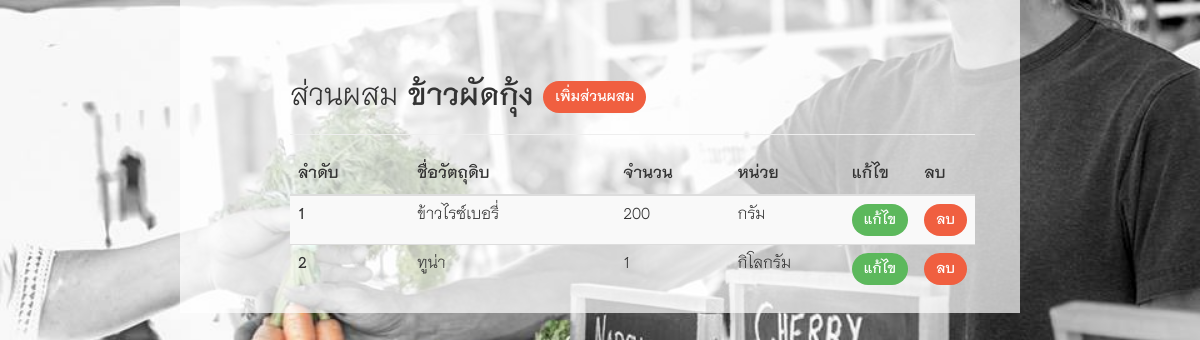
Screenshot of /menu/mixmenu.php?id=18 with the database file from the repository.
### tables this page shows
CREATE TABLE `menu` (
  `id_menu` int(11) NOT NULL,
  `key_menu` varchar(50) NOT NULL,
  `name_menu` varchar(500) DEFAULT NULL,
  `price_menu` varchar(500) DEFAULT NULL,
  `type_menu` varchar(50) DEFAULT '0'
);

CREATE TABLE `admixture` (
  `id_admixture` int(3) UNSIGNED ZEROFILL NOT NULL,
  `id_menu_adm` int(11) DEFAULT NULL,
  `id_stock_adm` int(11) DEFAULT NULL,
  `num_stock` int(11) DEFAULT NULL,
  `id_unit_adm` int(11) DEFAULT NULL,
  `adstatic` int(11) DEFAULT '0'
);

CREATE TABLE `stock` (
  `id_stock` int(11) NOT NULL,
  `name_stock` varchar(500) DEFAULT NULL,
  `amount_stock` double DEFAULT '0',
  `type_stock` varchar(50) DEFAULT '0',
  `type_unit` int(11) DEFAULT NULL
);

CREATE TABLE `unit` (
  `id_unit` int(11) NOT NULL,
  `name_unit` varchar(50) DEFAULT NULL,
  `type_unit` int(11) DEFAULT NULL,
  `value` double DEFAULT NULL
);

### menu/mixmenu.php (the view, shortened to what this page needs)
<?php
include '../function/style.php';
include '../function/conn.php';
include '../style.php';
?>
<html>
    <head>
    </head>
    <body>
        <?php
        $strid = null;
        if (isset($_GET["id"])) {
            $strid = $_GET["id"];
        }
        ?>
        <div class="col-sm-12 " style="margin-top:60px">
            <div class="col-sm-1"></div>
            <div class="col-sm-11"><h2>
                    ส่วนผสม
                    <b><?php
                        $sql = "select * from menu WHERE id_menu = " . $strid . "";
                        $query = mysqli_query($conn, $sql);
                        while ($result = mysqli_fetch_assoc($query)) {
                            echo $result['name_menu'];
                        }
                        ?></b>
                    <a type="button" class="btn btn-primary" data-toggle="modal" href="#mix">เพิ่มส่วนผสม</a>
                </h2><hr>
            </div>
            <div class="col-sm-1"></div>
            <div class="col-sm-11">
                <?php
                $strSQL = "SELECT * FROM ((admixture INNER JOIN menu ON admixture.id_menu_adm = menu.id_menu)"
                        . " INNER JOIN stock ON admixture.id_stock_adm = stock.id_stock)"
                        . " INNER JOIN unit ON admixture.id_unit_adm = unit.id_unit"
                        . " WHERE id_menu_adm = '" . $strid . "'";
                $Query = mysqli_query($conn, $strSQL);
                ?>
                <form name="frmMain" method="post" action="<?php echo $_SERVER["PHP_SELF"]; ?>?id=<?php echo $strid; ?>">
                    <table  class="table table-striped">
                        <thead>
                            <tr>
                                <th>ลำดับ</th>
                                <th>ชื่อวัตถุดิบ</th>
                                <th class="col-sm-2">จำนวน</th>
                                <th class="col-sm-2">หน่วย</th>
                                <th class="col-sm-1">แก้ไข</th>
                                <th class="col-sm-1">ลบ</th>
                            </tr>
                        </thead>
                        <?php
                        $c = 1;
                        while ($Result = mysqli_fetch_array($Query)) {
                            ?>
                            <?php
                            if ($Result["id_admixture"] == @$_GET["CusID"] and @ $_GET["Action"] == "Edit") {
                                ?>
                                <tr>
                                    <td><?php echo $c++; ?>
                                        <input type="hidden" name="hdnEdID"value="<?php echo $Result["id_admixture"]; ?>">
                                    </td>
                                    <td><?php echo $Result["name_stock"]; ?></td>
                                    <td><input class="form-control" type="number" name="txtEditNumber" value="<?php echo $Result["num_stock"]; ?>"></td>
                                    <td><select name="txtEditUnit" id="type" class="form-control">
                                            <?php
                                            $sql = "SELECT * FROM unit";
                                            $result = mysqli_query($conn, $sql);
                                            while ($data = mysqli_fetch_assoc($result)) {
                                                echo "<option value='" . $data["id_unit"] . "'>" . $data[name_unit] . "</option>";
                                            }
                                            ?>
                                        </select></td>
                                    <td><input class="btn btn-info" name="btnAdd" type="button" id="btnUpdate" value="บันทึก" OnClick="frmMain.hdnCmd.value = 'Update';frmMain.submit();">
                                    </td>
                                    <td><input class="btn btn-default" name="btnAdd" type="button" id="btnCancel" value="ยกเลิก" OnClick="window.location = '<?php echo $_SERVER["PHP_SELF"]; ?>?id=<?php echo $strid; ?>';">
                                    </td>
                                </tr>
                                <?php
                            } else {
                                ?>
                                <tr>
                                    <td><b><?php echo $c++; ?></b></td>
                                    <td><?php echo $Result["name_stock"]; ?></td>
                                    <td><?php echo $Result["num_stock"]; ?></td>
                                    <td><?php echo $Result["name_unit"]; ?></td>
                                    <td><a class="btn btn-success" href="<?php echo $_SERVER["PHP_SELF"]; ?>?id=<?php echo $strid; ?>&Action=Edit&CusID=<?php echo $Result["id_admixture"]; ?>">แก้ไข</a></td>
                                    <td><a class="btn btn-primary" href="JavaScript:if(confirm('Confirm Delete?')==true){window.location='<?php echo $_SERVER["PHP_SELF"]; ?>?id=<?php echo $strid; ?>&Action=Del&CusID=<?php echo $Result["id_admixture"]; ?>';}">ลบ</a></td>
                                </tr>
                                <?php
                            }
                            ?>
                            <?php
                        }
                        ?>
                    </table>
                </form>

### css/creative.css (style rules this page uses)
html, body { background:url('../img/z.jpg')center center fixed ; -webkit-background-size: cover; -moz-background-size: cover; -o-background-size: cover; background-size: cover; height: 100%; width: 100%; }
body { font-family: 'THNiramitAS'; }
a { -webkit-transition: all 0.35s; -moz-transition: all 0.35s; transition: all 0.35s; color: #000000; }
h1, h2, h3, h4, h5, h6 { font-family: 'THNiramitAS'; }
.btn-primary { color: white; background-color: #F05F40; border-color: #F05F40; -webkit-transition: all 0.35s; -moz-transition: all 0.35s; transition: all 0.35s; }
.btn { font-family: 'THNiramitAS'; border: none; border-radius: 300px; font-weight: 700; text-transform: uppercase; }
body { webkit-tap-highlight-color: #FFFFFF; }

### css/main.css (style rules this page uses)
html { font-family: 'THNiramitAS'; -webkit-text-size-adjust: 100%; -ms-text-size-adjust: 100%; }

### css/menu.css (style rules this page uses)
html { background: url('../img/aaa.jpg')center center fixed ; -webkit-background-size: cover; -moz-background-size: cover; -o-background-size: cover; background-size: cover; }
body { background: url('../img/aaa.jpg')center center fixed ; -webkit-background-size: cover; -moz-background-size: cover; -o-background-size: cover; background-size: cover; }

### rows the page displays
menu: name_menu "ข้าวผัดกุ้ง"
admixture: id_stock_adm.name_stock "ข้าวไรซ์เบอรี่", num_stock "200", id_unit_adm.name_unit "กรัม"
admixture: id_stock_adm.name_stock "ทูน่า", num_stock "1", id_unit_adm.name_unit "กิโลกรัม"
